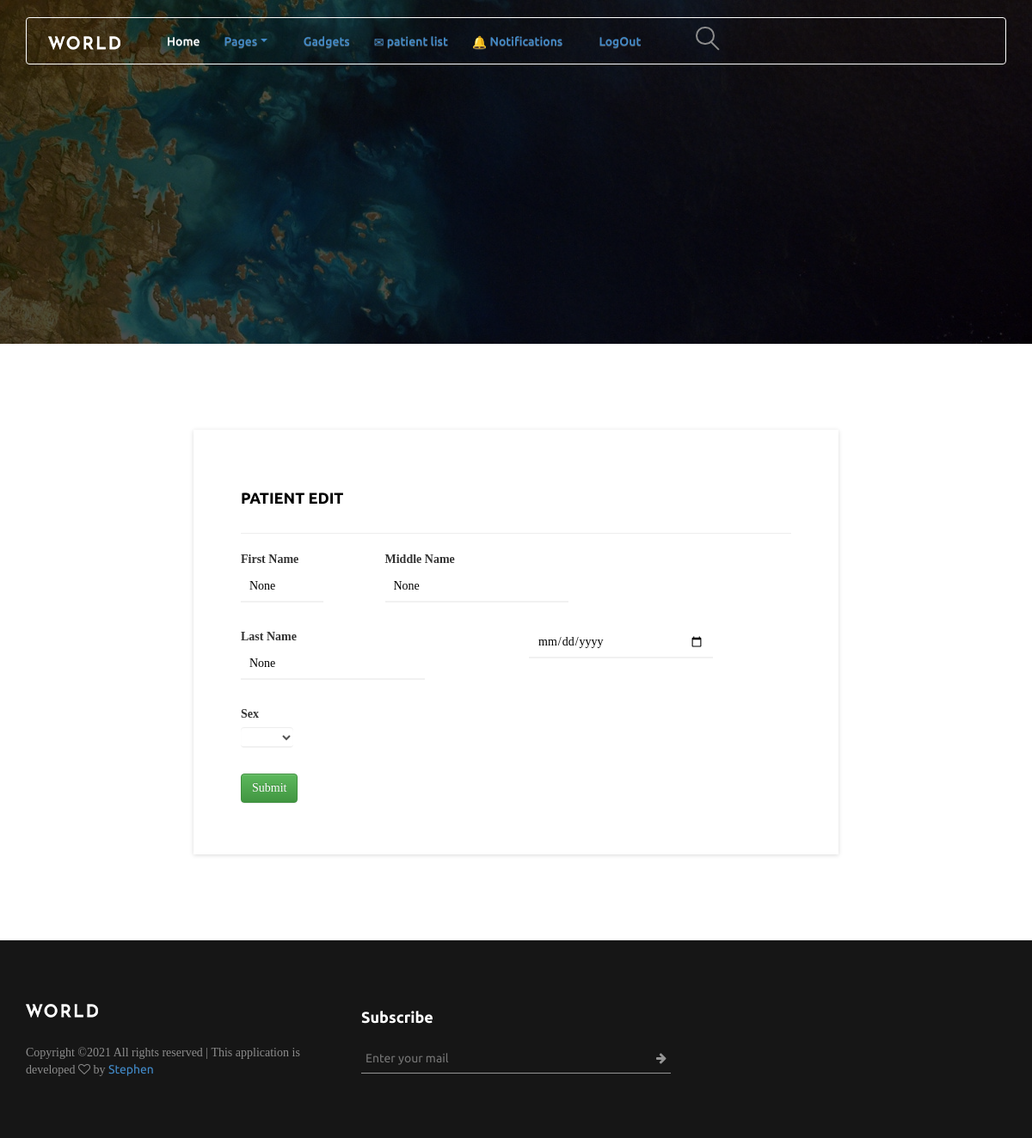
/edit/31, run on the app's committed database.
### db_mellitus/models.py (models this page shows, shortened)
class Patient(models.Model):
    first_name = models.CharField(max_length=10, blank=False)
    middle_name = models.CharField(max_length=10, blank=False)
    last_name = models.CharField(max_length=10, blank=False)
    dob = models.DateField(blank=False)
    gender = models.CharField(max_length=1, choices=GENDER, blank=False)
    symptom = models.OneToOneField(Symptom, on_delete=models.CASCADE, blank=True)

### db_mellitus/views.py (the view)
# urls.py: path('edit/<int:pk>', views.patient_update, name='patient-edit'),
@require_http_methods(["POST", "GET"])
def patient_update(request, pk, template_name='patient/patient-edit.html'):
    person = get_object_or_404(Patient, pk=pk)
    person.first_name = request.POST.get('first_name')
    person.middle_name = request.POST.get('middle_name')
    person.last_name = request.POST.get('last_name')
    person.dob = request.POST.get('dob')
    person.gender = request.POST.get('gender')
    person.save()
    context = {
        'object': person
    }
    return render(request, template_name, {'object': person})

### db_mellitus/templates/patient/patient-edit.html (shortened to what this page needs)
<!DOCTYPE html>
<html lang="en">
<head>
    {% load static %}
    <link rel="stylesheet" href="{% static 'css/animate.css' %}">
    <link rel="stylesheet" href="{% static 'css/themify-icons.css' %}">
    <link rel="stylesheet" href="{% static 'css/style.css' %}">
    <link rel="stylesheet" href="{% static 'css/bootstrap.css' %}">
    <link rel="stylesheet" href="{% static 'css/bootstrap-theme.css' %}">
    <link rel="stylesheet" href="{% static 'css/owl.carousel.css' %}">
    <link rel="stylesheet" href="{% static 'css/magnific-popup.css' %}">
    <link rel="stylesheet" href="{% static 'css/font-awesome.min.css' %}">
    <link rel="stylesheet" href="{% static 'css/font-bootstrap.min.css' %}">
    <link rel="stylesheet" href="{% static 'scss/_mixin.scss' %}">
    <link rel="stylesheet" href="{% static 'scss/_responsive.scss' %}">
    <link rel="stylesheet" href="{% static 'scss/_variables.scss' %}">
    <link rel="stylesheet" href="{% static 'scss/_theme_color.scss' %}">
    <link rel="stylesheet" href="{% static 'scss/style.scss' %}">
</head>
<body>
    <header class="header-area">
        <div class="container">
            <div class="row">
                <div class="col-12">
                    <nav class="navbar navbar-expand-lg">
                        <a class="navbar-brand" href="index.html"><img src="{% static 'img/core-img/logo.png' %}" alt="Logo"></a>
                        <div class="collapse navbar-collapse" id="worldNav">
                            <ul class="navbar-nav ml-auto">
                                <li class="nav-item active">
                                    <a class="nav-link" href="#">Home <span class="sr-only">(current)</span></a>
                                </li>
                                <li class="nav-item dropdown">
                                    <a class="nav-link dropdown-toggle" href="#" id="navbarDropdown" role="button" data-toggle="dropdown" aria-haspopup="true" aria-expanded="false">Pages</a>
                                </li>
                                <li class="nav-item">
                                    <a class="nav-link" href="#"><span class="glyphicon glyphicon-home"></span> Gadgets</a>
                                </li>
                                <li class="nav-item">
                                    <a class="nav-link" href="{% url 'patient-list' %}"><span class="glyphicon glyphicon-envelope"></span> patient list</a>
                                </li>
                                <li class="nav-item">
                                    <a class="nav-link" href="{% static 'url' %}"><span class="glyphicon glyphicon-bell"></span> Notifications </a>
                                </li>
                                <li class="nav-item">
                                    <a class="nav-link" href="{% url 'logout' %}"><span class="glyphicon glyphicon-eye-close"></span> LogOut</a>
                                </li>
                            </ul>
                            <div id="search-wrapper">
                                <form action="#">
                                    <input type="text" id="search" placeholder="Search something...">
                                </form>
                            </div>
                        </div>
                    </nav>
                </div>
            </div>
        </div>
    </header>
    <div class="hero-area height-400 bg-img background-overlay" style="background-image: url(/static/img/blog-img/bg4.jpg);"></div>
    <section class="contact-area section-padding-100">
        <div class="container">
            <div class="row justify-content-center">
                <div class="col-12 col-md-10 col-lg-8">
                    <div class="contact-form">
                        <h5>PATIENT EDIT</h5><hr>
                        <form action="{% url 'patient-edit' pk %}" method="post">
                            <div class="row">
                                <div class="col-3">
                                    <label>First Name</label>
                                    <div class="group">
                                        <input type="text" name="first_name" id="f_name" value={{object.first_name}} required>
                                        <span class="highlight"></span>
                                    </div>
                                </div>
                                <div class="col-6">
                                     <label>Middle Name</label>
                                    <div class="group">
                                        <input type="text" name="middle_name" id="m_name" value={{object.middle_name}} required />
                                        <span class="highlight"></span>
                                    </div>
                                </div>
                                <div class="col-6">
                                     <label>Last Name</label>
                                    <div class="group">
                                        <input type="text" name="last_name" id="l_name" value={{object.last_name}} required />
                                        <span class="highlight"></span>
                                    </div>
                                </div>
                                  <div class="col-6">
                                    <div class="group">
                                        <input type="date" name="age" id="age" value={{object.dob}} required />
                                        <span class="highlight"></span>
                                    </div>
                                </div>
                                <div class="col-6">
                                     <label>Sex</label>
                                    <div class="group">
                                        <select name="gender" class="select form-control" required="" id="id_gender" style="width:20%;">
                                            <option value="" selected="">{{object.gender}}</option>
                                        </select>
                                    </div>
                                </div>
                                <div class="col-12">
                                    <input type="submit" class="btn btn-success" />
                                </div>
                            </div>
                        </form>
                    </div>
                </div>
            </div>
        </div>
    </section>
        <footer class="footer-area">
        <div class="container">
            <div class="row">
                <div class="col-12 col-md-4">
                    <div class="footer-single-widget">
                        <a href="#"><img src="{% static 'img/core-img/logo.png' %}" alt=""></a>
                        <div class="copywrite-text mt-30">
                            <p>
Copyright &copy;<script>document.write(new Date().getFullYear());</script> All rights reserved | This application is developed <i class="fa fa-heart-o" aria-hidden="true"></i> by <a href="https://colorlib.com" target="_blank">Stephen</a>
</p>
                        </div>
                    </div>
                </div>
                <div class="col-12 col-md-4">
                    <div class="footer-single-widget">
                        <h5>Subscribe</h5>
                        <form action="#" method="post">
                            <input type="email" name="email" id="email" placeholder="Enter your mail">
                            <button type="button"><i class="fa fa-arrow-right"></i></button>
                        </form>
                    </div>
                </div>
            </div>
        </div>
    </footer>
</body>
</html>

### static/css/style.css (style rules this page uses)
* { margin: 0; padding: 0; }
body { font-family: "Work Sans", sans-serif; }
h1, h2, h3, h4, h5, h6 { color: #000000; font-weight: 500; line-height: 1.3; }
p { color: #8d8d8d; font-size: 14px; line-height: 1.4; }
a { -webkit-transition-duration: 500ms; transition-duration: 500ms; text-decoration: none; outline: none; font-size: 14px; font-weight: 400; font-family: "Ubuntu", sans-serif; color: #8d8d8d; }
ul, ol { margin: 0; }
ul li, ol li { list-style: none; }
img { height: auto; max-width: 100%; }
.mt-30 { margin-top: 30px; }
.bg-img { background-position: center center; background-size: cover; background-repeat: no-repeat; }
.height-400 { height: 400px !important; }
.section-padding-100 { padding: 100px 0; }
.background-overlay { position: relative; z-index: 2; }
.background-overlay:after { position: absolute; z-index: -1; top: 0; left: 0; width: 100%; height: 100%; content: ''; background-color: rgba(0, 0, 0, 0.7); }
.header-area { position: fixed; top: 0; width: 100%; height: auto; margin-top: 20px; left: 0; z-index: 300; -webkit-transition-duration: 500ms; transition-duration: 500ms; }
.header-area .navbar { border-bottom: 1px solid; border-color: #ffffff; -webkit-transition-duration: 500ms; transition-duration: 500ms; height: 55px; }
.header-area .navbar .navbar-nav { margin-right: 50px; }
.header-area .navbar .navbar-nav .nav-link { padding: 0.5em 1em; font-weight: 500; }
.header-area .navbar .navbar-nav .nav-item.active .nav-link { color: #ffffff; }
.hero-area { position: relative; z-index: 1; }
.contact-form, .post-a-comment-area { padding: 60px 55px; box-shadow: 0 1px 5px rgba(0, 0, 0, 0.15); }
.contact-form h5, .post-a-comment-area h5 { font-size: 18px; color: #000000; margin-bottom: 0; font-family: "Ubuntu", sans-serif; font-weight: 700; margin-bottom: 30px; }
.group { position: relative; z-index: 1; margin-bottom: 30px; }
.group input, .group textarea { font-size: 14px; padding: 10px; display: block; width: 70%; height: 35px; border: none; border-bottom: 2px solid; border-color: #f1f1f1; }
.group .highlight { position: absolute; height: 60%; width: 100px; top: 25%; left: 0; pointer-events: none; opacity: 0.5; }
#search-wrapper { display: inline-block; position: relative; }
#search-wrapper:after { position: absolute; bottom: 3px; right: -9px; display: block; content: ""; width: 14px; height: 2px; background-color: #8d8d8d; -webkit-transform: rotate(45deg) scaleX(0); transform: rotate(45deg) scaleX(0); transform-origin: 0 50%; -webkit-animation: lens-in 0.6s linear 0.9s forwards; animation: lens-in 0.6s linear 0.9s forwards; }
#search-wrapper #search { color: #ffffff; background: none; border: 2px solid; border-color: #8d8d8d; outline: none; padding: 0 9px; border-radius: 1000px; width: 0; transition: all 0.3s 0.6s; font-size: 12px; }
.footer-area { background-color: #161616; padding: 70px 0; position: relative; z-index: 1; }
.footer-area .footer-single-widget .copywrite-text p { margin-bottom: 0; }
.footer-area .footer-single-widget h5 { font-size: 18px; font-family: "Ubuntu", sans-serif; margin-bottom: 20px; font-weight: 700; color: #ffffff; }
.footer-area .footer-single-widget form { position: relative; z-index: 1; }
.footer-area .footer-single-widget form input[type="email"] { width: 100%; height: 35px; background-color: transparent; border: none; border-bottom: 1px solid; border-color: #959595; color: #959595; font-size: 14px; padding: 0 5px; font-family: "Ubuntu", sans-serif; }
.footer-area .footer-single-widget form button { position: absolute; height: 35px; top: 0; right: 5px; z-index: 10; background-color: transparent; border: none; cursor: pointer; width: 50px; text-align: right; }
.footer-area .footer-single-widget form button i { font-size: 14px; color: #959595; }

### db_mellitus/templates/patient/patient-edit.html (style rules this page uses)
body { font-family: Berlin Sans FB; }
.select { font-size: 14px; padding: 10px; display: block; width: 100%; height: 35px; border: none; border-bottom: 2px solid; border-color: #f1f1f1; }

### data on the page
Patient: first_name "None", middle_name "None", last_name "None", gender "None"
